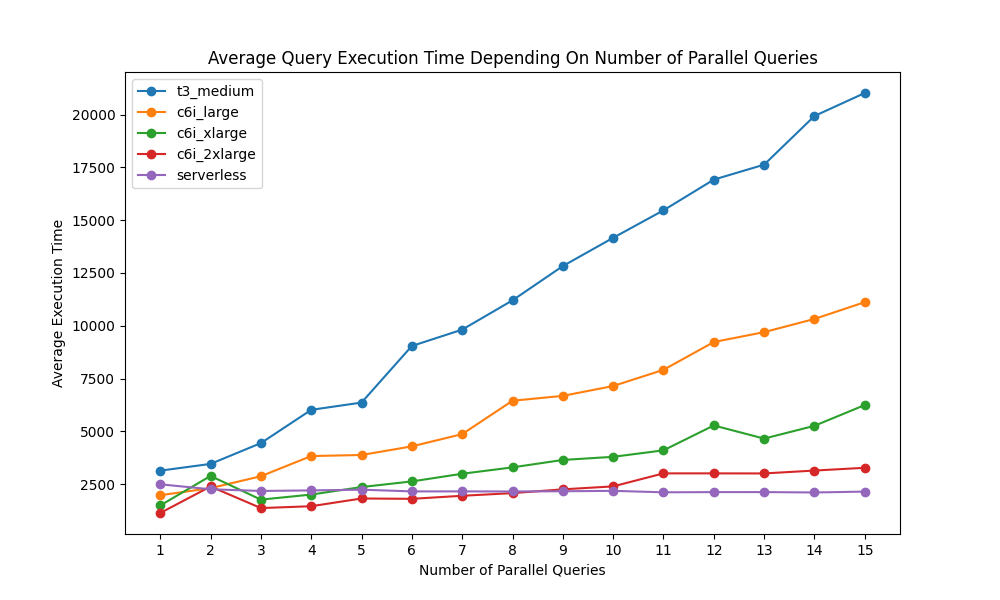

Write Python code to recreate this figure.
import matplotlib.pyplot as plt
import numpy as np
import csv

data = {}

with open('latency_results_full.csv') as csvfile:
    reader = csv.DictReader(csvfile, delimiter=',', quotechar='|')
    #next(reader, None)
    for row in reader:
        instance_type = row["instance type"]
        if instance_type not in data:
            data[instance_type]=[[],[]]
        data[instance_type][0].append(row["parallel queries"])
        data[instance_type][1].append(float(row["average execution time"]))

# Plotting
plt.figure(figsize=(10, 6))
print(data)

for instance_type, values in data.items():
    plt.plot(values[0][0:15], values[1][0:15], label=instance_type, marker='o')
plt.title('Average Query Execution Time Depending On Number of Parallel Queries')
plt.xlabel('Number of Parallel Queries')
plt.ylabel('Average Execution Time')
plt.legend()
plt.grid(False)
plt.show()
